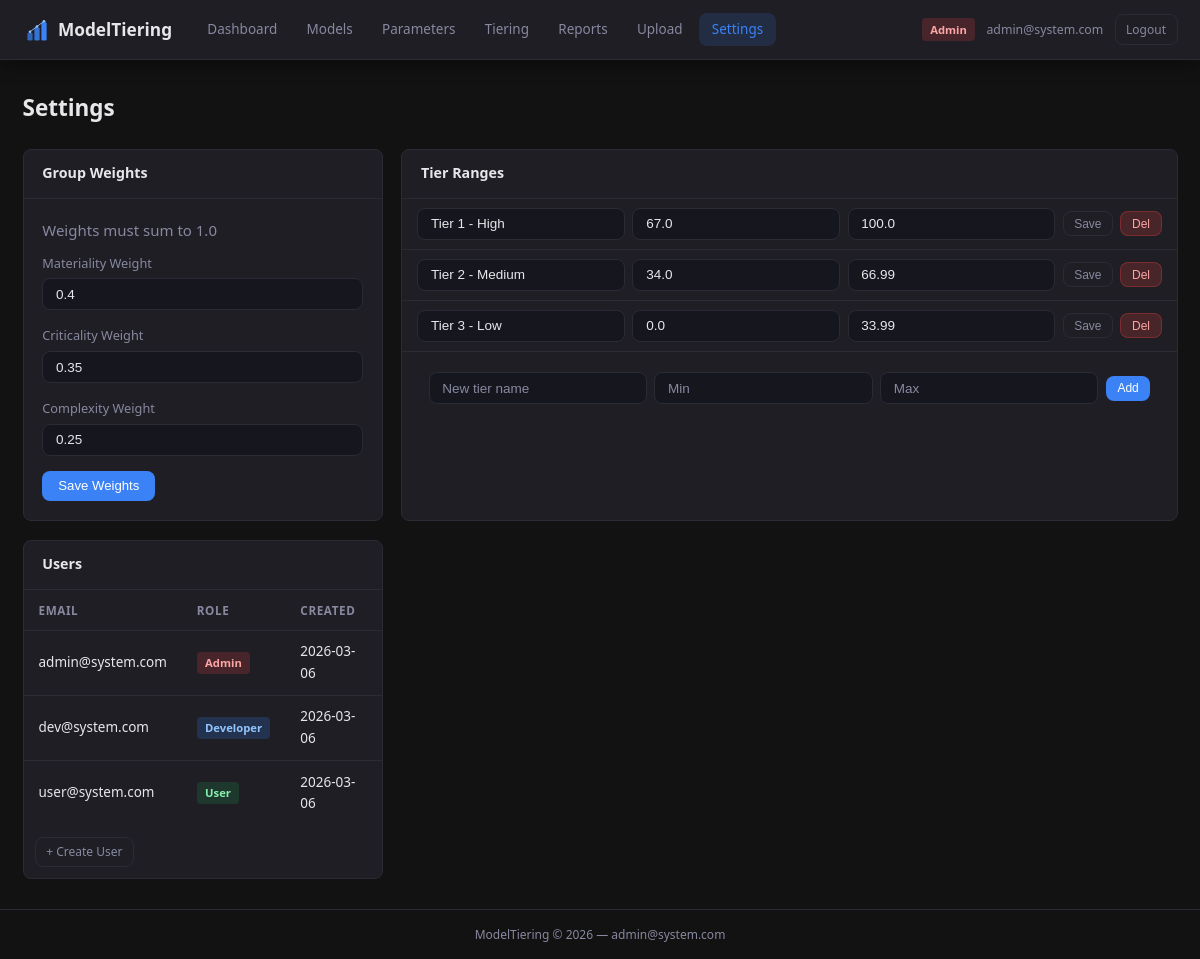
The app's page /settings (signed in) with its own data.
### tables this page shows
CREATE TABLE users (
    id INTEGER PRIMARY KEY AUTOINCREMENT,
    email TEXT UNIQUE NOT NULL,
    password_hash TEXT NOT NULL,
    role TEXT NOT NULL DEFAULT 'User',
    created_at TEXT DEFAULT (datetime('now'))
);

CREATE TABLE config_kv (
    key TEXT PRIMARY KEY,
    value TEXT
);

CREATE TABLE tiers (
    id INTEGER PRIMARY KEY AUTOINCREMENT,
    name TEXT NOT NULL,
    lower_bound REAL NOT NULL,
    upper_bound REAL NOT NULL,
    sort_order INTEGER DEFAULT 0
);

### app/routes.py (the view, shortened to what this page needs)
@main_bp.route('/settings', methods=['GET', 'POST'])
@login_required
@roles_required('Admin')
def settings():
    db = get_db()
    tiers = db.execute('SELECT * FROM tiers ORDER BY sort_order').fetchall()
    users = db.execute('SELECT * FROM users ORDER BY email').fetchall()
    def gcfg(key, default):
        row = db.execute('SELECT value FROM config_kv WHERE key=?', (key,)).fetchone()
        return row['value'] if row else default
    return render_template('settings.html',
                           tiers=tiers, users=users,
                           mat_w=gcfg('materiality_weight', '0.4'),
                           crit_w=gcfg('criticality_weight', '0.35'),
                           comp_w=gcfg('complexity_weight', '0.25'))

### app/__init__.py (called while the page is built)
def create_app(config_object=None):
    app = Flask(__name__, instance_relative_config=True)
    from .config import Config
    app.config.from_object(Config)
    os.makedirs(app.instance_path, exist_ok=True)
    os.makedirs(app.config['UPLOAD_FOLDER'], exist_ok=True)
    from . import db as database
    database.init_app(app)
    from .routes import main_bp
    from .authroutes import auth_bp
    app.register_blueprint(main_bp)
    app.register_blueprint(auth_bp)
    @app.template_filter('from_json')
    def from_json_filter(value):
        try:
            return json.loads(value)
        except Exception:
            return {}
    @app.context_processor
    def inject_globals():
        from .auth import get_current_user
        return {
            'now': datetime.utcnow(),
            'current_user': get_current_user(),
        }
    return app

### app/auth.py (called while the page is built)
def get_current_user():
    if 'user_id' not in session:
        return CurrentUser()
    if '_current_user' not in g:
        db = get_db()
        row = db.execute('SELECT * FROM users WHERE id=?', (session['user_id'],)).fetchone()
        g._current_user = CurrentUser(row) if row else CurrentUser()
    return g._current_user

def login_required(f):
    @wraps(f)
    def decorated(*args, **kwargs):
        user = get_current_user()
        if not user.is_authenticated:
            return redirect(url_for('auth.login'))
        return f(*args, **kwargs)
    return decorated

def roles_required(*roles):
    def decorator(f):
        @wraps(f)
        def decorated(*args, **kwargs):
            user = get_current_user()
            if not user.is_authenticated:
                return redirect(url_for('auth.login'))
            if user.role not in roles:
                abort(403)
            return f(*args, **kwargs)
        return decorated
    return decorator

### app/db.py (called while the page is built)
def get_db():
    if 'db' not in g:
        g.db = sqlite3.connect(
            current_app.config['DATABASE'],
            detect_types=sqlite3.PARSE_DECLTYPES
        )
        g.db.row_factory = sqlite3.Row
        g.db.execute("PRAGMA foreign_keys = ON")
    return g.db

### app/templates/settings.html (shortened to what this page needs)
{% extends "base.html" %}
{% block content %}
<div class="page-header">
    <h2>Settings</h2>
</div>
<div class="settings-grid">
    <div class="card">
        <div class="card-header">Group Weights</div>
        <div class="card-body">
            <p class="text-muted mb-3">Weights must sum to 1.0</p>
            <form method="POST" action="{{ url_for('main.settings') }}">
                <div class="form-group">
                    <label>Materiality Weight</label>
                    <input type="number" name="materiality_weight" class="form-control" value="{{ mat_w }}" step="0.05" min="0" max="1">
                </div>
                <div class="form-group">
                    <label>Criticality Weight</label>
                    <input type="number" name="criticality_weight" class="form-control" value="{{ crit_w }}" step="0.05" min="0" max="1">
                </div>
                <div class="form-group">
                    <label>Complexity Weight</label>
                    <input type="number" name="complexity_weight" class="form-control" value="{{ comp_w }}" step="0.05" min="0" max="1">
                </div>
                <button type="submit" class="btn btn-primary">Save Weights</button>
            </form>
        </div>
    </div>
    <div class="card">
        <div class="card-header">Tier Ranges</div>
        <div class="card-body p-0">
            {% for t in tiers %}
            <form method="POST" action="{{ url_for('main.settings') }}" class="tier-edit-form">
                <div class="tier-row">
                    <input type="text" name="tier_name" value="{{ t['name'] }}" class="form-control" placeholder="Tier name">
                    <input type="number" name="lower_bound" value="{{ t['lower_bound'] }}" class="form-control" step="0.1" placeholder="Min">
                    <input type="number" name="upper_bound" value="{{ t['upper_bound'] }}" class="form-control" step="0.1" placeholder="Max">
                    <button type="submit" class="btn btn-sm btn-outline">Save</button>
                    <button type="submit" form="del-{{ t['id'] }}" class="btn btn-sm btn-danger">Del</button>
                </div>
            </form>
            {% endfor %}
            <div class="p-3">
                <form method="POST" action="{{ url_for('main.settings') }}">
                    <div class="tier-row">
                        <input type="text" name="tier_name" class="form-control" placeholder="New tier name">
                        <input type="number" name="lower_bound" class="form-control" step="0.1" placeholder="Min">
                        <input type="number" name="upper_bound" class="form-control" step="0.1" placeholder="Max">
                        <button type="submit" class="btn btn-sm btn-primary">Add</button>
                    </div>
                </form>
            </div>
        </div>
    </div>
    <div class="card">
        <div class="card-header">Users</div>
        <div class="card-body p-0">
            <table class="table">
                <thead>
                    <tr><th>Email</th><th>Role</th><th>Created</th></tr>
                </thead>
                <tbody>
                    {% for u in users %}
                    <tr>
                        <td>{{ u['email'] }}</td>
                        <td><span class="user-badge {{ u['role'] | lower }}">{{ u['role'] }}</span></td>
                        <td>{{ u['created_at'][:10] if u['created_at'] else '-' }}</td>
                    </tr>
                    {% endfor %}
                </tbody>
            </table>
            <div class="p-3">
                <a href="{{ url_for('auth.register') }}" class="btn btn-outline btn-sm">+ Create User</a>
            </div>
        </div>
    </div>
</div>
{% endblock %}

### app/templates/base.html (shortened to what this page needs)
<!DOCTYPE html>
<html lang="en">
<head>
    <link rel="stylesheet" href="{{ url_for('static', filename='style.css') }}">
</head>
<body>
<nav class="navbar">
    <div class="nav-brand">
        <img src="{{ url_for('static', filename='logo.svg') }}" alt="Logo" class="nav-logo">
        <span>ModelTiering</span>
    </div>
    {% if current_user.is_authenticated %}
    <ul class="nav-links">
        <li><a href="{{ url_for('main.dashboard') }}" class="{% if request.endpoint == 'main.dashboard' %}active{% endif %}">Dashboard</a></li>
        <li><a href="{{ url_for('main.models_list') }}" class="{% if 'model' in (request.endpoint or '') %}active{% endif %}">Models</a></li>
        <li><a href="{{ url_for('main.parameters_list') }}" class="{% if 'parameter' in (request.endpoint or '') %}active{% endif %}">Parameters</a></li>
        <li><a href="{{ url_for('main.model_tiering') }}" class="{% if 'tiering' in (request.endpoint or '') %}active{% endif %}">Tiering</a></li>
        <li><a href="{{ url_for('main.reports_list') }}" class="{% if 'report' in (request.endpoint or '') %}active{% endif %}">Reports</a></li>
        {% if current_user.role in ['Admin', 'Developer'] %}
        <li><a href="{{ url_for('main.upload') }}" class="{% if request.endpoint == 'main.upload' %}active{% endif %}">Upload</a></li>
        {% endif %}
        {% if current_user.role == 'Admin' %}
        <li><a href="{{ url_for('main.settings') }}" class="{% if request.endpoint == 'main.settings' %}active{% endif %}">Settings</a></li>
        {% endif %}
    </ul>
    <div class="nav-user">
        <span class="user-badge {{ current_user.role | lower }}">{{ current_user.role }}</span>
        <span class="user-email">{{ current_user.email }}</span>
        <a href="{{ url_for('auth.logout') }}" class="btn btn-sm btn-outline">Logout</a>
    </div>
    {% endif %}
</nav>
<main class="main-content">
    {% block content %}{% endblock %}
</main>
<footer class="footer">
    <span>ModelTiering &copy; {{ now.year if now else 2024 }} &mdash; {{ current_user.email if current_user.is_authenticated else '' }}</span>
</footer>
</body>
</html>

### records on screen
users: role "Admin", email "admin@system.com", created_at "2026-03-06"
config_kv: materiality_weight "0.4"
config_kv: criticality_weight "0.35"
config_kv: complexity_weight "0.25"
tiers: tier_name "Tier 1 - High", lower_bound "67.0", upper_bound "100.0"
tiers: tier_name "Tier 2 - Medium", lower_bound "34.0", upper_bound "66.99"
tiers: tier_name "Tier 3 - Low", lower_bound "0.0", upper_bound "33.99"
users: email "dev@system.com", role "Developer", created_at "2026-03-06"
users: email "user@system.com", role "User", created_at "2026-03-06"
